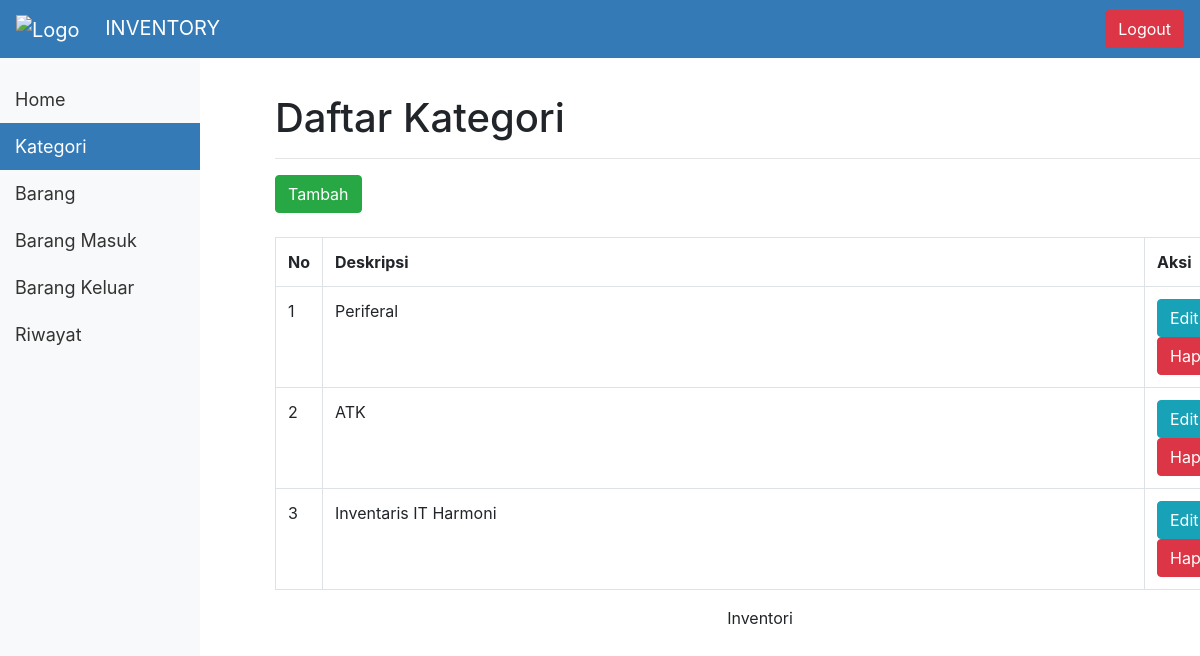
Screenshot of /kategori/daftar.php with the database file from the repository.
### tables this page shows
CREATE TABLE `kategori` (
  `id_kategori` int(11) NOT NULL,
  `deskripsi` varchar(255) DEFAULT NULL
);

### kategori/daftar.php (the view, shortened to what this page needs)
<?php
include '../koneksi.php';
include '../header.php';
$sql = "SELECT * FROM kategori";
$result = $conn->query($sql);
?>
<div class="container-fluid">
    <h1>Daftar Kategori</h1>
    <hr>
    <a class="btn btn-success" href='tambah.php'>Tambah</a><br><br>
    <table class="table table-bordered">
    <tr>
        <th width="40">No</th>
        <th>Deskripsi</th>
        <th width="100">Aksi</th>
    </tr>
</div>
<?php
$no = 1;
if ($result->num_rows > 0) {
    while($row = $result->fetch_assoc()) {
        echo "<tr>";
        echo "<td>" . $no++ . "</td>";
        echo "<td>" . $row['deskripsi'] . "</td>";
        echo "<td>
                <a class='btn btn-info' href='edit.php?id=" . $row['id_kategori'] . "'>Edit</a>
                <a class='btn btn-danger' href='hapus.php?id=" . $row['id_kategori'] . "' onclick=\"return confirm('Apakah Anda yakin ingin menghapus kategori ini?')\">Hapus</a>
            </td>";
        echo "</tr>";
    }
} else {
    echo "<tr><td colspan='3'>Tidak ada kategori.</td></tr>";
}
include '../footer.php';
?>

### header.php (style rules this page uses)
body, html { margin: 0; padding: 0; height: 100%; overflow-x: hidden; }

### rows the page displays
kategori: deskripsi "Periferal"
kategori: deskripsi "ATK"
kategori: deskripsi "Inventaris IT Harmoni"
